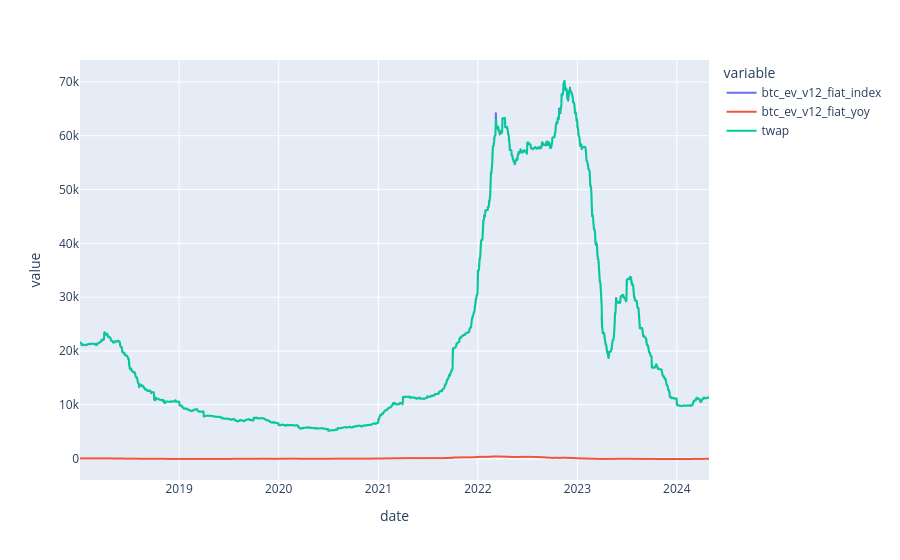

Write notebook code for a chart like this one.
### Markdown cell above
## Understanding the Data

Load and plot the data:

### Code cell
df = pd.read_csv(file_name).set_index("date").drop("created_at", axis=1)

df["twap"] = df["btc_ev_v12_fiat_index"].rolling(2).mean()

df.dropna(inplace=True)

df.plot()

### Figure 1 — Plotly figure (JSON) as saved in the notebook; plotly's stock layout.template omitted (floating-point values rounded to 4 significant figures; data arrays with more than 128 entries replaced by an {"elided": "..."} marker saying what was removed)
{"data": [{"hovertemplate": "variable=btc_ev_v12_fiat_index<br>date=%{x}<br>value=%{y}<extra></extra>", "legendgroup": "btc_ev_v12_fiat_index", "line": {"color": "#636efa", "dash": "solid"}, "marker": {"symbol": "circle"}, "mode": "lines", "name": "btc_ev_v12_fiat_index", "showlegend": true, "type": "scattergl", "x": {"elided": "2309 str values"}, "xaxis": "x", "y": {"elided": "2309 float values"}, "yaxis": "y"}, {"hovertemplate": "variable=btc_ev_v12_fiat_yoy<br>date=%{x}<br>value=%{y}<extra></extra>", "legendgroup": "btc_ev_v12_fiat_yoy", "line": {"color": "#EF553B", "dash": "solid"}, "marker": {"symbol": "circle"}, "mode": "lines", "name": "btc_ev_v12_fiat_yoy", "showlegend": true, "type": "scattergl", "x": {"elided": "2309 str values"}, "xaxis": "x", "y": {"elided": "2309 float values"}, "yaxis": "y"}, {"hovertemplate": "variable=twap<br>date=%{x}<br>value=%{y}<extra></extra>", "legendgroup": "twap", "line": {"color": "#00cc96", "dash": "solid"}, "marker": {"symbol": "circle"}, "mode": "lines", "name": "twap", "showlegend": true, "type": "scattergl", "x": {"elided": "2309 str values"}, "xaxis": "x", "y": {"elided": "2309 float values"}, "yaxis": "y"}], "layout": {"legend": {"title": {"text": "variable"}, "tracegroupgap": 0}, "margin": {"t": 60}, "xaxis": {"anchor": "y", "domain": [0, 1], "title": {"text": "date"}}, "yaxis": {"anchor": "x", "domain": [0, 1], "title": {"text": "value"}}}}
